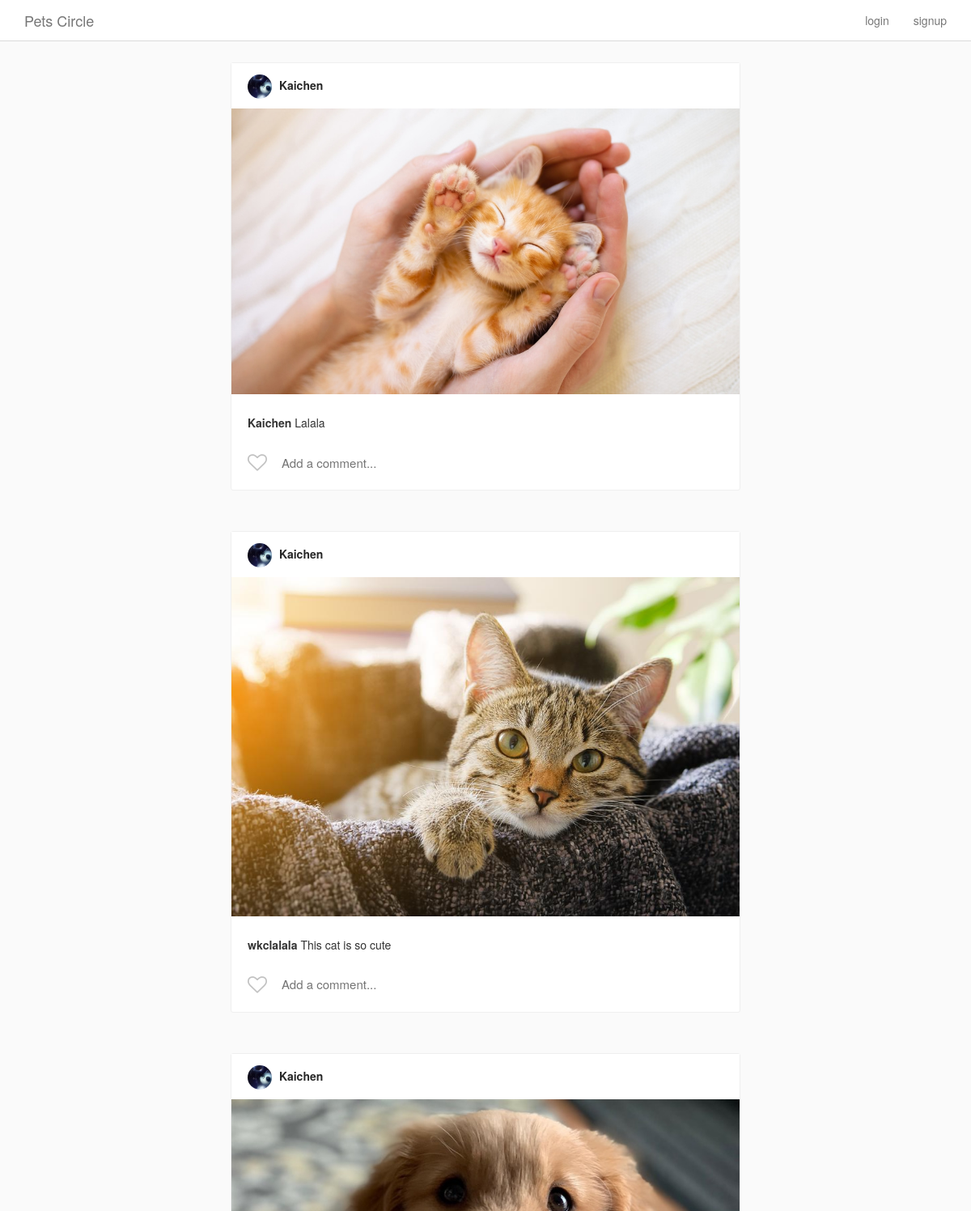
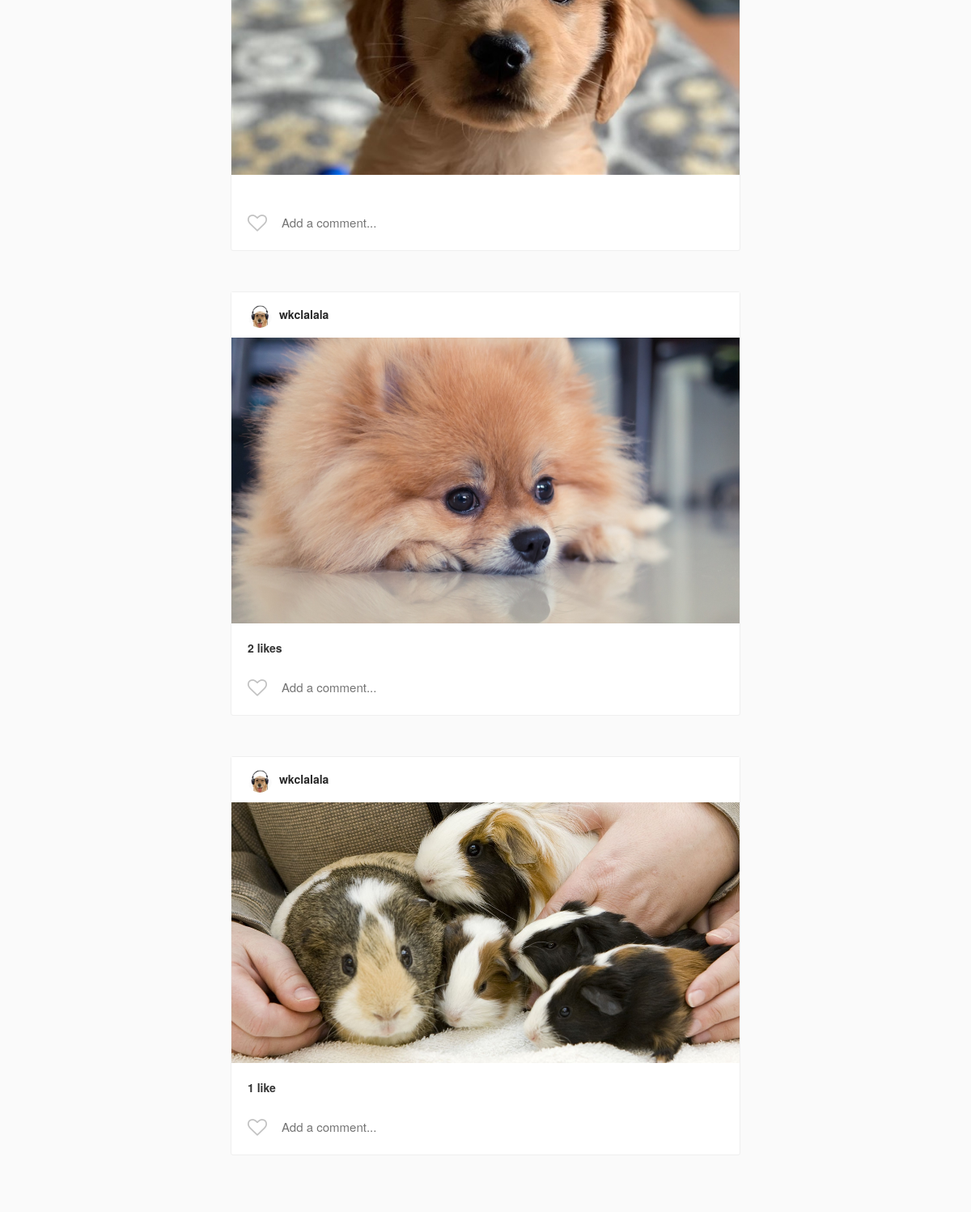
The page / on the database its author committed (2 pictures, top to bottom).
### instagram/models.py (models this page shows, shortened)
class Post(models.Model):
    author = models.ForeignKey(
        instagramUser,
        on_delete = models.CASCADE,
        related_name = 'my_posts'
    )
    title = models.TextField(blank=True, null=True)
    image = ProcessedImageField(
        upload_to='static/images/posts',
        format='JPEG',
        options={'quality':100},
        blank=True,
        null=True
    )
    posted_on = models.DateTimeField(
        auto_now_add=True,
        editable=False,
    )
    def get_like_count(self):
        return self.likes.count()

class instagramUser(AbstractUser):
    profile_pic = ProcessedImageField(
        upload_to='static/images/profiles',
        format='JPEG',
        options={'quality':100},
        blank=True,
        null=True
    )

class Comment(models.Model):
    post = models.ForeignKey(Post, on_delete=models.CASCADE, related_name='comments',)
    user = models.ForeignKey(instagramUser, on_delete=models.CASCADE)
    comment = models.CharField(max_length=100)
    posted_on = models.DateTimeField(auto_now_add=True, editable=False)

### instagram/views.py (the view)
# urls.py: path('', PostsView.as_view(), name = 'posts'),
class PostsView(ListView):
    model = Post
    template_name = 'index.html'

### instagram/templatetags/custom_tags.py (called while the page is built)
@register.simple_tag
def has_user_liked_post(post, user):
    try:
        like = Like.objects.get(post=post, user=user)
        return "fa-heart"
    except:
        return "fa-heart-o"

### templates/index.html (shortened to what this page needs)
{% extends "base.html" %}
{% load custom_tags %}
{% block content %}
<div class="cards-listing">
    {% for post in object_list %}
        <div class="row">
            <div class="card view-update {{ post.pk }}">
                <div class="card__panel-head">
                    <div class="poster__info">
                        {% if request.user.is_authenticated %}
                            <a href="{% url 'Detail User' post.author.id %}" class="poster__name">
                                {% if post.author.profile_pic %}
                                    <img class="poster__profilepic" src="/{{ post.author.profile_pic }}">
                                {% endif %}
                                {{ post.author.username }}
                            </a>
                        {% else %}
                            <a href="{% url 'login'%}" class="poster__name">
                                {% if post.author.profile_pic %}
                                    <img class="poster__profilepic" src="/{{ post.author.profile_pic }}">
                                {% endif %}
                                {{ post.author.username }}
                            </a>
                        {% endif %}
                    </div>
                </div>
                <a href="{% url 'Detail Post' post.pk %}">
                    <img class="card__main-image" src="/{{ post.image }}">
                </a>
                <div class="card__panel-body">
                    <div class = "likes">
                        {% if post.get_like_count %}
                            {{ post.get_like_count}} like{% if post.get_like_count > 1 %}s{% endif %}
                        {% endif %}
                    </div>
                    <ul class="comment-list">
                        {% for comment in post.comments.all %}
                        <li class="comment-list__comment">
                            {% if request.user.is_authenticated %}
                                <a href="{% url 'Detail User' comment.user.pk %}" class="user">
                                    {{ comment.user.username }}
                                </a>
                            {% else %}
                                <a href="{% url 'login'%}" class="user">
                                    {{ comment.user.username }}
                                </a>
                            {% endif %}
                            <span class="comment">{{ comment.comment }}</span>
                        </li>
                        {% endfor %}
                    </ul>
                    <section class = "input-row">
                        <i class="fa {% has_user_liked_post post user %} submit-like" aria-hidden="true"></i>
                        <div class="comment-input-wrapper">
                            <input class="add-comment" type="text" placeholder="Add a comment...">
                        </div>
                    </section>
                </div>
            </div>
        </div>
    {% endfor %}
</div>
{% endblock content %}

### templates/base.html (shortened to what this page needs)
<html>
    {% load static %}
    <head>
        <link href="{% static 'vendor/bootstrap/css/bootstrap.min.css' %}" rel="stylesheet">
        <link href="{% static 'vendor/font-awesome-4.6.3/css/font-awesome.min.css' %}" rel="stylesheet">
        <link href="{% static 'css/style.css' %}" rel="stylesheet">
    </head>
    <body>
        {% include 'header.html' %}
        <div class="content-wrapper">
            <div class="container">
                {% block content %}
                {% endblock content%}
            </div>
        </div>
    </body>
</html>

### templates/header.html
<div class="navbar navbar-default navbar-fixed-top" id="main-nav">
    <div class="container desktop">
        <div class="navbar-header">
            <a href="{% url 'posts' %}" class="navbar-brand">Pets Circle</a>
        </div>
        <div id="navbar-main">
            <ul class="nav navbar-nav navbar-right">
                {% if request.user.is_authenticated %}
                    <li>
                      <a href="{% url 'posts' %}">
                        <i class="fa fa-home" aria-hidden="true"></i>
                      </a>
                    </li>
                    <li><a href="{% url 'Explore' %}"><i class="fa fa-search" aria-hidden="true"></i></a></li>
                    <li><a href="{% url 'Make Post' %}"><i class="fa fa-plus" aria-hidden="true"></i></a></li>
                    <li><a href="{% url 'Detail User' user.id %}"><i class="fa fa-user  %}" aria-hidden="true"></i></a></li>
                    <li><a href="{% url 'logout' %}"><i class="fa fa-sign-out" aria-hidden="true"></i></a></li>
                {% else %}
                    <li>
                        <a href="{% url 'login' %}">login</a>
                    </li>
                    <li>
                        <a href="{% url 'signup' %}">signup</a>
                    </li>
                {% endif %}
            </ul>
        </div>
    </div>
</div>

### static/css/style.css (style rules this page uses)
html { height: 100%; }
body { min-height: 100%; background-color: #fafafa; }
.content-wrapper { margin-top: 57px; margin-bottom: 60px; background-color: #fafafa; }
.navbar { background-color: #fff; border-bottom-color: #dbdbdb; }
.cards-listing { max-width: 600px; width: 100%; margin: 20px auto; }
.card { background-color: #fff; margin-bottom: 50px; border: 1px solid #efefef; border-radius: 3px; }
.card__panel-head { background: #fff; padding: 14px 20px 12px; }
.card__panel-head .poster__profilepic { border-radius: 100%; max-width: 30px; max-height: 30px; width: 30px; height: 30px; margin-right: 5px; }
.card__panel-head .poster__name { color: #262626; font-weight: bold; }
.card__main-image { max-width: 100%; max-height: 600px; height: auto; margin: 0 auto; display: block; }
.card__panel-body { padding: 20px; padding-bottom: 0; }
.card__panel-body a { color: #333; }
.card__panel-body .likes { font-weight: bold; margin-bottom: 5px; }
.comment-list { list-style: none; margin: 0; padding: 0; }
.comment-list__comment { margin-top: 5px; margin-bottom: 5px; }
.comment-list__comment .user { color: #333; font-weight: bold; }
.input-row { position: relative; display: flex; align-items: center; height: 68px; padding-left: 40px; }
.input-row .submit-like { cursor: pointer; position: absolute; top: 32%; left: 0; color: #C2C2C2; font-size: 24px; }
.input-row .comment-input-wrapper { display: inline-block; color: #262626; font-size: 15px; width: 100%; }
.input-row .comment-input-wrapper input { width: 100%; border: none; outline: none; }

### rows shown on the page
Post: author.profile_pic (picture), author.username "Kaichen", image (picture)
Comment: user.username "Kaichen", comment "Lalala"
Post: author.profile_pic (picture), author.username "Kaichen", image (picture)
Comment: user.username "wkclalala", comment "This cat is so cute"
Post: author.profile_pic (picture), author.username "Kaichen", image (picture)
Post: author.profile_pic (picture), author.username "wkclalala", image (picture), get_like_count "2"
Post: author.profile_pic (picture), author.username "wkclalala", image (picture), get_like_count "1"
